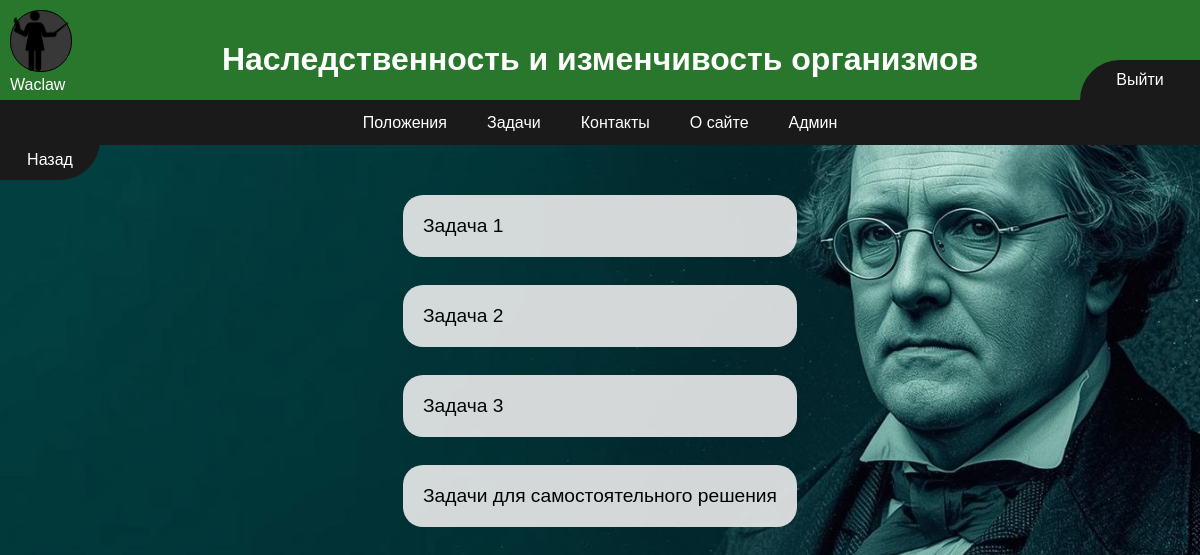
Page /tasks/ (signed in) on the committed database.
### Main/models.py (models this page shows, shortened)
class Task(models.Model):
    title = models.CharField(max_length=200, blank=False, verbose_name="Заголовок задачи")
    condition = RichTextUploadingField(verbose_name="Условие задачи")
    solution = models.CharField(max_length=200, blank=False, verbose_name="Решение")
    def get_absolute_url(self):
        return reverse('condition', kwargs={"id": self.id})
    class Meta:
        verbose_name="Задача"
        verbose_name_plural="Задачи"
        ordering=["id",]

### Main/views.py (the view)
# urls.py: path('tasks/', tasks, name='tasks'),
def tasks(request):
    context = {
        "tasks": Task.objects.all(),
        "title": "Задачи",
    }
    return render(request, 'tasks.html', context)

### Main/templates/tasks.html (shortened to what this page needs)
{% extends 'base.html' %}
{% block container %}
    {% for task in tasks %}
    <a href="{{ task.get_absolute_url }}" class="stagesButtons">
        <div class="stages">
        {{ task.title }}
        </div>
    </a><br>
    {% endfor %}
{% endblock %}

### templates/base.html (shortened to what this page needs)
{% load static %}
<!DOCTYPE html>
<html lang="ru">
<head>
  <link rel="stylesheet" href="{% static 'css/style.css'%}">
</head>
<body>
    <header>
    <h1>Наследственность и изменчивость организмов</h1>
    {% if user.is_authenticated %}
    <a href="{% url 'profile' username=user.username %}">
        <div>
            <img src="{% if user.is_staff %}{% static 'images/teacher.png'%}{% else %}{% static 'images/student.png'%}{% endif %}">
        </div>
        <p>{{ user.username }}</p>
    </a>
    {% endif %}
    </header>
    <nav>
        <a href="{% url 'home' %}">Положения</a>
        <a href="{% url 'tasks' %}">Задачи</a>
        <a href="{% url 'contacts' %}">Контакты</a>
        <a href="{% url 'about' %}">О сайте</a>
        {% if user.is_staff %}
        <a href="/admin">Админ</a>
        {% endif %}
    </nav>
    <a onclick="javascript:history.back(); return false;">
        <div class="back">Назад</div>
    </a>
    {% if user.is_authenticated %}
    <a href="{% url 'logout' %}" class="authentication">Выйти</a>
    {% else %}
    <a href="{% url 'login' %}" class="authentication">Войти</a>
    {% endif %}
    <div class="container">
    {% block container %}{% endblock %}
    </div>
</body>
</html>

### static/css/style.css (style rules this page uses)
body { font-family: Arial, sans-serif; margin: 0; padding: 0; color: #333; width: 100%; height: 100%; background-image: url("../images/background.jpg"); background-attachment: fixed; background-position: center; background-size: cover; width: 100%; height: 100%; display: flex; }
header { background-color: #29772c; color: white; padding: 20px 0; position: fixed; width: 100%; height: 60px; top: 0; z-index: 1; }
header a { width: 60px; height: 60px; position: fixed; top: 10px; left: 10px; text-align: center; }
header div { width: 60px; height: 60px; background-color: #393838; z-index: 1; border-radius: 30px; border: 1px solid #000000; }
header img { width: 60px; }
header p { text-decoration: none; color: #fff; position: fixed; top: 60px; }
header h1 { text-align: center; }
nav { background-color: #1b1a1a; position: fixed; display: flex; width: 100%; height: 45px; justify-content: center; align-items: center; margin-top: 100px; top: 0; z-index: 1; }
nav a { color: white; padding: 13px 20px; text-decoration: none; display: block; transition: background-color 0.2s; border-radius: 10px; }
.back { position: fixed; top: 140px; left: 0; text-decoration: none; background-color: #1b1a1a; color: #fff; width: 100px; height: 40px; max-height: 40px; display: flex; justify-content: center; align-items: center; border-radius: 0 0 40px 0; transition: background-color 0.2s; }
.stages { padding: 20px; max-width: 1000px; margin-top: 10px; background-color: rgb(235, 235, 235); display: block; text-decoration: none; border-radius: 20px; font-size: larger; transition: background-color 0.2s; }
.stagesButtons { text-decoration: none; color: #000; display: block; }
.container { padding: 20px; max-width: 1000px; margin: auto; margin-top: 165px; opacity: 0.9; position: relative; }
.authentication { position: fixed; top: 60px; z-index: 1; right: 0; text-decoration: none; background-color: #1b1a1a; color: #fff; width: 120px; height: 40px; display: flex; justify-content: center; align-items: center; border-radius: 40px 0 0 0; transition: background-color 0.2s; }

### rows in the picture
Task: title "Задача 1"
Task: title "Задача 2"
Task: title "Задача 3"
Task: title "Задачи для самостоятельного решения"

### other values in the picture
{{ user.username }} "Waclaw"
